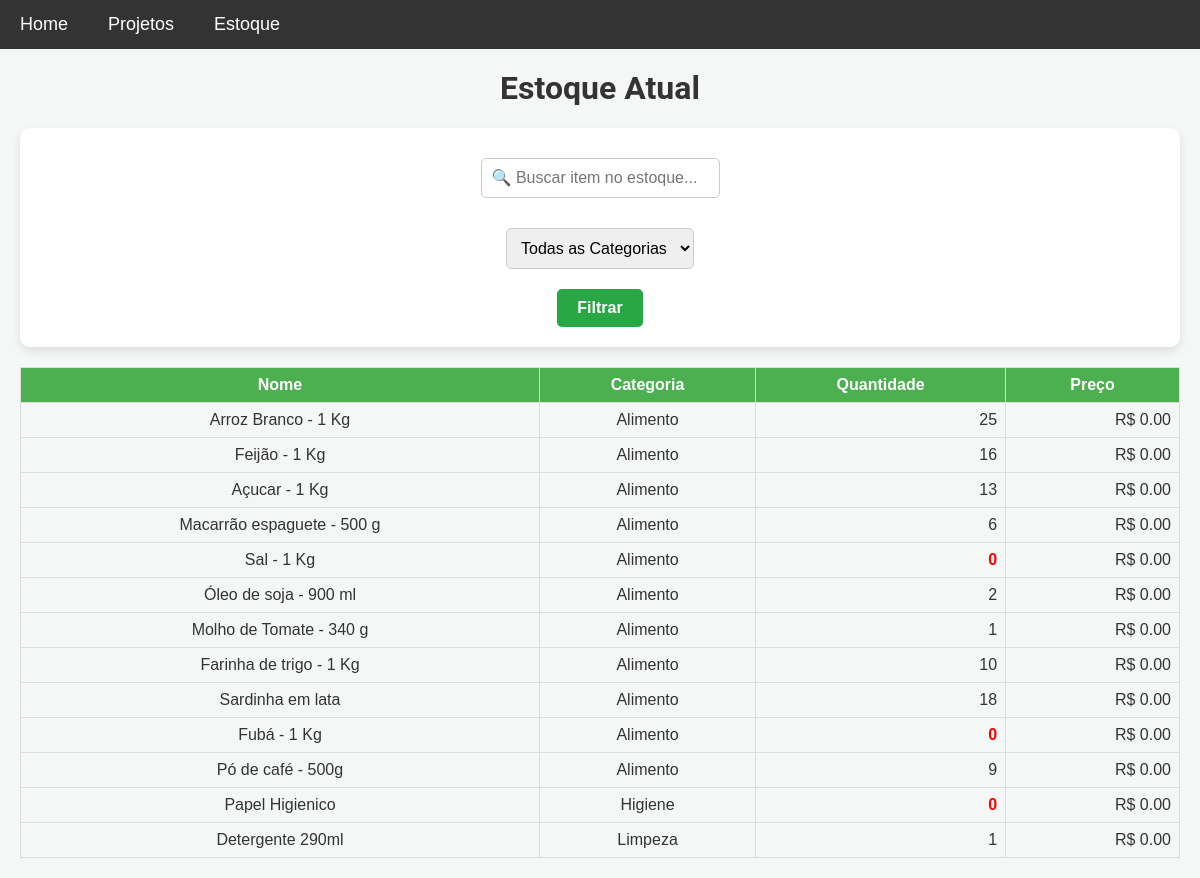
Page /estoque on the earlier database version.
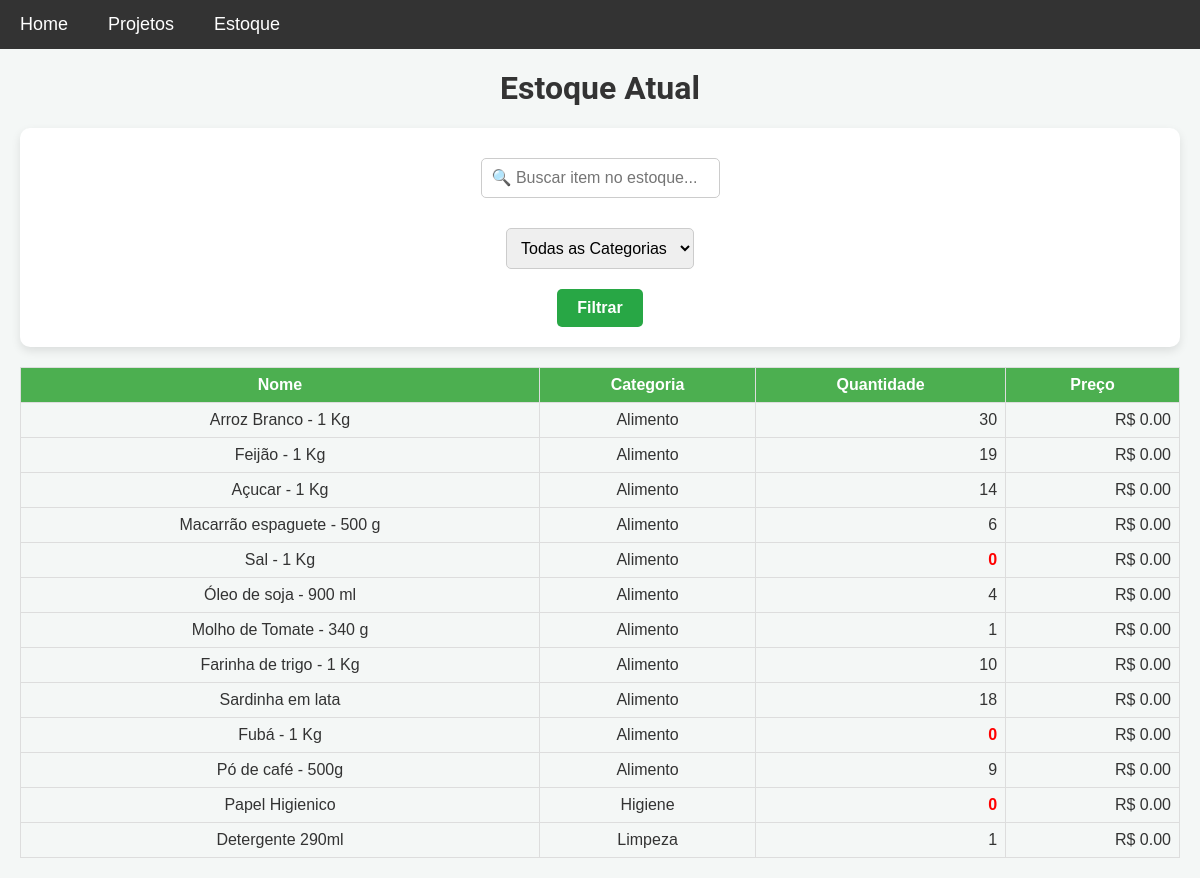
Same page on the later database version.
### models.py (models this page shows)
class Item(db.Model):
    __table_args__ = {'extend_existing': True}  # Estende a tabela existente ao invés de tentar recriá-la
    id = db.Column(db.Integer, primary_key=True)
    nome = db.Column(db.String(100), nullable=False)
    descricao = db.Column(db.Text, nullable=False)
    categoria = db.Column(db.String(50), nullable=False)
    quantidade = db.Column(db.Integer, nullable=False, default=0)
    preco = db.Column(db.Float, nullable=False)

### app.py (the view)
@app.route('/estoque')
def estoque_atual():
    busca = request.args.get('busca', '')  # Termo de busca, se houver
    categoria = request.args.get('categoria', '')  # Categoria selecionada, se houver
    itens = Item.query.all()
    if busca:
        busca_sem_acentos = remover_acentos(busca).lower()
        itens = [item for item in itens if busca_sem_acentos in remover_acentos(item.nome).lower()]
    if categoria and categoria != 'todas':
        itens = [item for item in itens if item.categoria == categoria]
    categorias = list(set([item.categoria for item in Item.query.all()]))
    return render_template('estoque_atual.html', itens=itens, categorias=categorias)

### templates/estoque_atual.html (shortened to what this page needs)
{% extends 'base.html' %}
{% block content %}
<h1>Estoque Atual</h1>
<form id="search-form" method="GET" action="/estoque" class="search-form">
    <div class="form-group">
        <input type="text" name="busca" id="search" placeholder="🔍 Buscar item no estoque..." value="{{ request.args.get('busca', '') }}">
    </div>
    <div class="form-group">
        <select name="categoria" id="categoria">
            <option value="todas">Todas as Categorias</option>
        </select>
    </div>
    <div class="form-group">
        <button type="submit"> Filtrar</button>
    </div>
</form>
{% if itens %}
<table class="estoque-table" id="estoqueTable" data-sort-direction="asc">
    <thead>
        <tr>
            <th>Nome </th>
            <th>Categoria </th>
            <th>Quantidade </th>
            <th>Preço </th>
        </tr>
    </thead>
    <tbody>
        {% for item in itens %}
        <tr>
            <td>{{ item.nome }}</td>
            <td>{{ item.categoria }}</td>
            <td class="{{ 'alerta' if item.quantidade <= 0 else '' }}">{{ item.quantidade }}</td>
            <td>R$ {{ '%.2f' | format(item.preco) }}</td>
        </tr>
        {% endfor %}
    </tbody>
</table>
{% else %}
    <p class="mensagens danger">Nenhum item encontrado.</p>
{% endif %}
{% endblock %}

Differences in the rows shown:
changed Item "Arroz Branco - 1 Kg": quantidade "25" → "30"
changed Item "Feijão - 1 Kg": quantidade "16" → "19"
changed Item "Açucar - 1 Kg": quantidade "13" → "14"
changed Item "Óleo de soja - 900 ml": quantidade "2" → "4"
